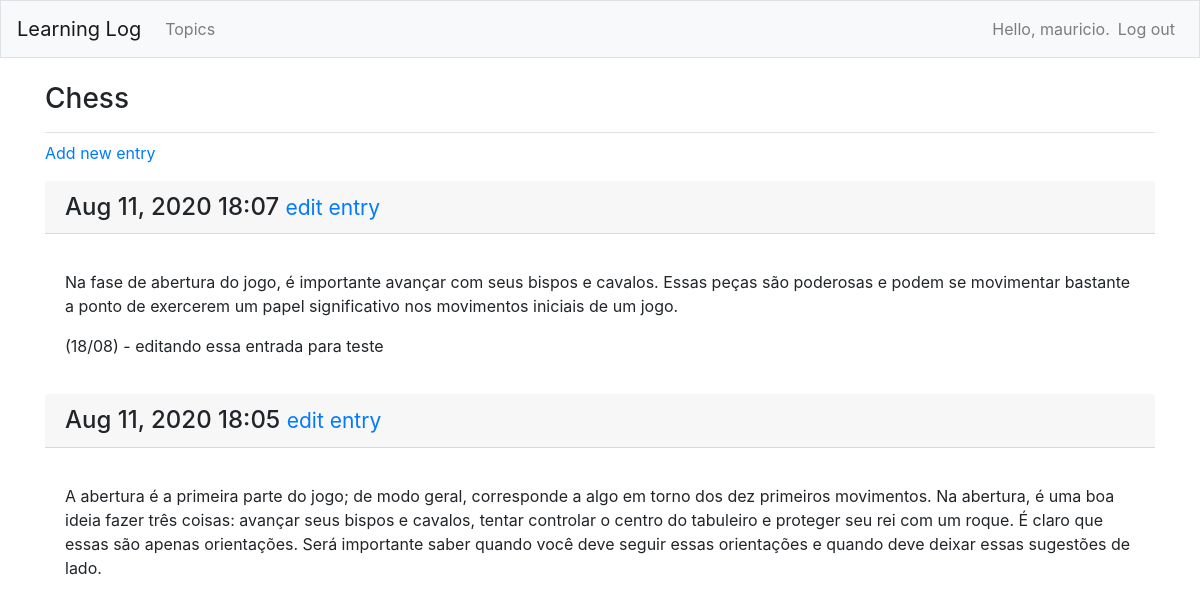
The page /topics/1/ (signed in) on the database its author committed.
### learning_logs/models.py (models this page shows, shortened)
class Topic(models.Model):
    text = models.CharField(max_length=200)
    date_added = models.DateTimeField(auto_now_add=True)
    owner = models.ForeignKey(User, on_delete=models.CASCADE)
    def __str__(self):
        return self.text

class Entry(models.Model):
    topic = models.ForeignKey(Topic, on_delete=models.CASCADE)
    text = models.TextField()
    date_added = models.DateTimeField(auto_now_add=True)
    class Meta:
        verbose_name_plural = 'entries'

### learning_logs/views.py (the view)
# urls.py: path('topics/<int:topic_id>/', views.topic, name='topic'),
@login_required
def topic(request, topic_id):
    topic = get_object_or_404(Topic, id=topic_id)
    if topic.owner != request.user:
        raise Http404
    entries = topic.entry_set.order_by('-date_added')
    context = {'topic': topic, 'entries': entries}
    return render(request, 'learning_logs/topic.html', context)

### learning_logs/templates/learning_logs/topic.html
{% extends 'learning_logs/base.html' %}
{% block page_header %}
  <h3>{{ topic }}</h3>
{% endblock page_header %}
{% block content %}
  <p>
    <a href="{% url 'learning_logs:new_entry' topic.id %}">Add new entry</a>
  </p>
  {% for entry in entries %}
    <div class="card-mb3">
      <h4 class="card-header">
      {{ entry.date_added|date:'M d, Y H:i' }}
        <small><a href="{% url 'learning_logs:edit_entry' entry.id %}">
          edit entry
        </a></small>
      </h4>
      <div class="card-body">
        <p>{{ entry.text|linebreaks }}</p>
      </div>
    </div>
  {% empty %}
    <p>There are no entries for this topic yet.</p>
  {% endfor %}
{% endblock content %}

### learning_logs/templates/learning_logs/base.html (shortened to what this page needs)
{% load bootstrap4 %}
<!DOCTYPE html>
<html lang="en">
<head>
  {% bootstrap_css %}
</head>
<body>
  <nav class="navbar navbar-expand-md navbar-light bg-light mb-4 border">
    <a class="navbar-brand" href="{% url 'learning_logs:index' %}">
      Learning Log</a>
    <div class="collapse navbar-collapse" id="navbarCollapse">
      <ul class="navbar-nav mr-auto">
        <li class="nav-item">
          <a class="nav-link" href="{% url 'learning_logs:topics'%}">
            Topics</a></li>
      </ul>
      <ul class="navbar-nav ml-auto">
        {% if user.is_authenticated %}
          <li class="nav-item">
            <span class="navbar-text"}">Hello, {{ user.username }}.</span>
          </li>
          <li class="nav-item">
            <a class="nav-link" href="{% url 'users:logout' %}">Log out</a>
          </li>
        {% else %}
          <li class="nav-item">
            <a class="nav-link" href="{% url 'users:register' %}">Register</a>
          </li>
          <li class="nav-item">
           <a class="nav-link" href="{% url 'users:login' %}">Log in</a></li>
        {% endif %}
      </ul>
    </div>
  </nav>
  <main role="main" class="container">
    <div  class="pb-2 mb-2 border-bottom">
      {% block page_header %}{% endblock page_header %}
    </div>
    <div>
      {% block content %}{% endblock content %}
    </div>
  </main>
</body>
</html>

### rows shown on the page
Topic: text "Chess"
Entry: date_added "Aug 11, 2020 18:07", text "Na fase de abertura do jogo, é importante avançar com seus bispos e cavalos. Essas peças são poderosas e podem se movimentar bastante a ponto de exercerem um papel significativo nos movimentos iniciais de um jogo. (18/08) - editando essa entrada para teste"
Entry: date_added "Aug 11, 2020 18:05", text "A abertura é a primeira parte do jogo; de modo geral, corresponde a algo em torno dos dez primeiros movimentos. Na abertura, é uma boa ideia fazer três coisas: avançar seus bispos e cavalos, tentar controlar o centro do tabuleiro e proteger seu rei com um roque. É claro que essas são apenas orientações. Será importante saber quando você deve seguir essas orientações e quando deve deixar essas sugestões de lado."

### other values the page prints
{{ user.username }} "mauricio"
